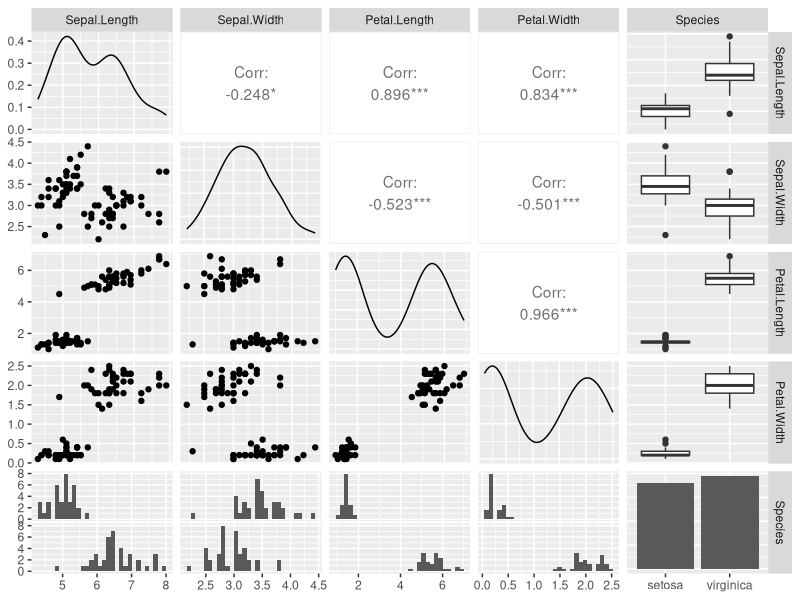
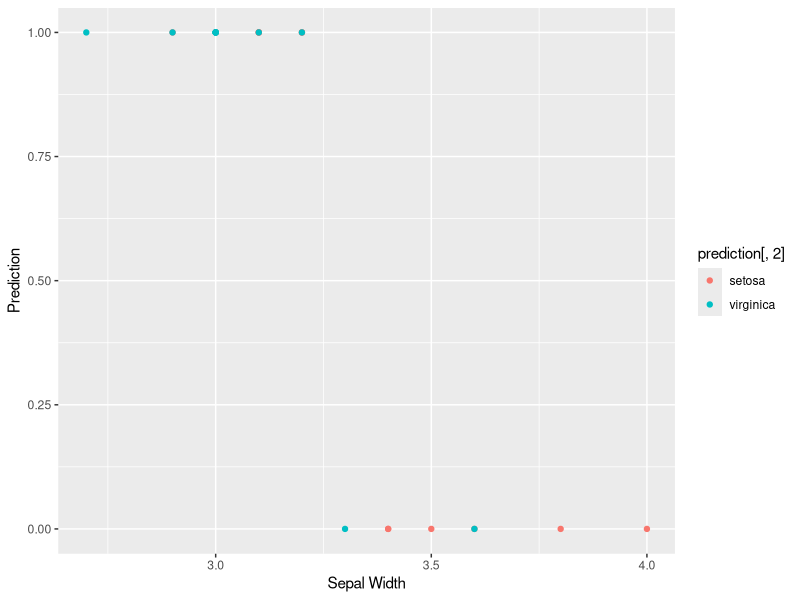

The R script that drew these images, in order:
#install.packages("GGally")
#install.packages("caret") 

library(datasets)
library(ggplot2) 
library(GGally)
library(readxl)
library(ggplot2)
library(lattice)
library(caret)


#clear global workspace
rm(list = ls())

# load data
data(iris)

#display the first rows
head(iris)

# display the internal structure
str(iris)

levels(iris$Species)

# check NA values in the dataset
sum(is.na(iris))

iris <- iris[-c(51:100), ]

# split data into training/testing sets
smp_size <- floor(0.75 * nrow(iris))

## set the seed to make reproducible results
set.seed(1)
sample <- sample(seq_len(nrow(iris)), size = smp_size)

train<-iris[sample,]
test<-iris[-sample,]

# explore the dataset with the help of plots
ggpairs(train)

# model fitting
y<-train$Species
x<-train$Sepal.Width

model<-glm(y~x, family = binomial(logit), data=train)
summary(model)

newdata<- data.frame(x=test$Sepal.Width)
pr <- predict(model, newdata, type="response")
prediction<-data.frame(test$Sepal.Width, test$Species,pr)
prediction

qplot(prediction[,1], round(prediction[,3]), col=prediction[,2], xlab = 'Sepal Width', ylab = 'Prediction')

